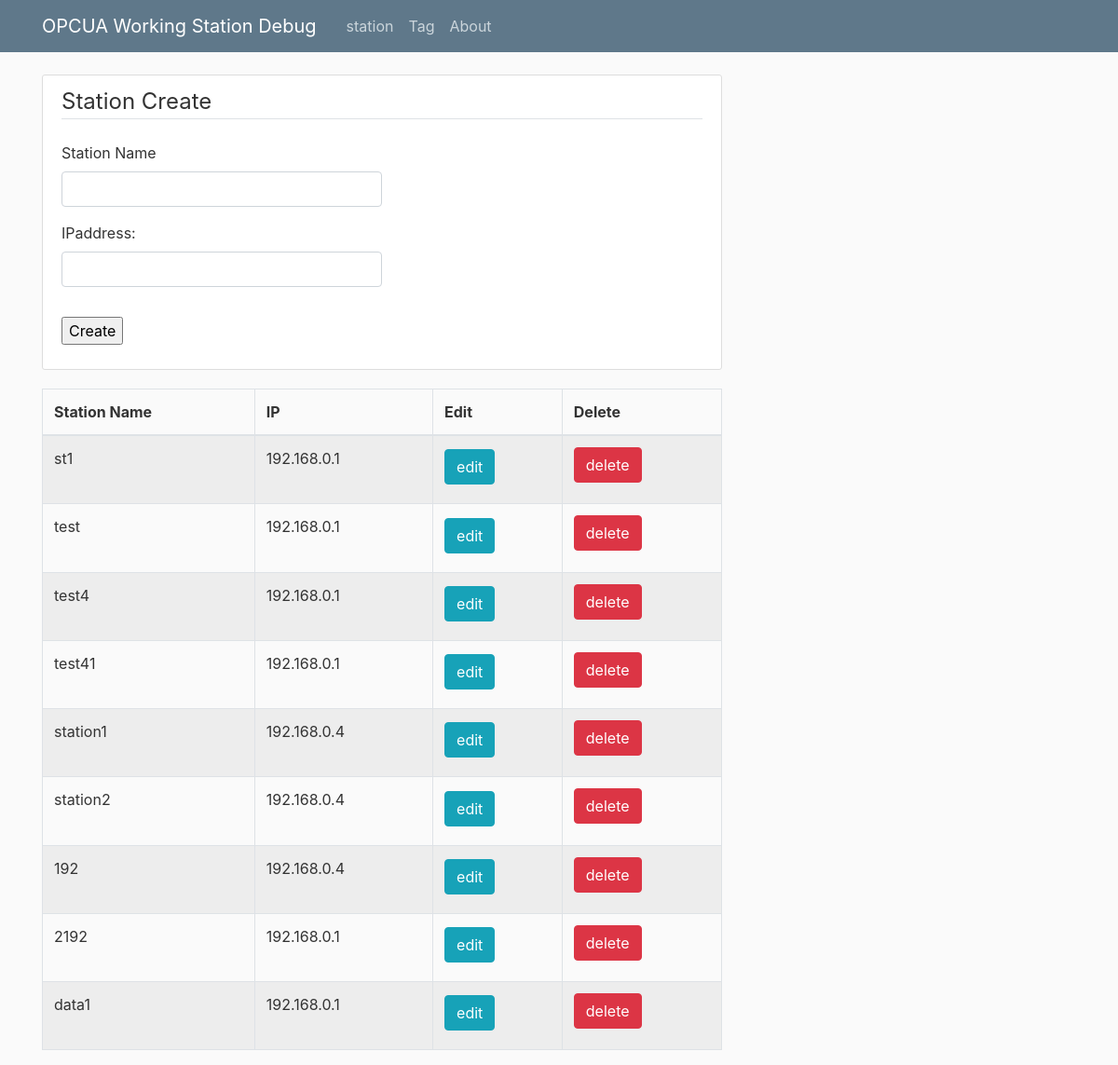
/formtest, run on an earlier commit of the app's database.
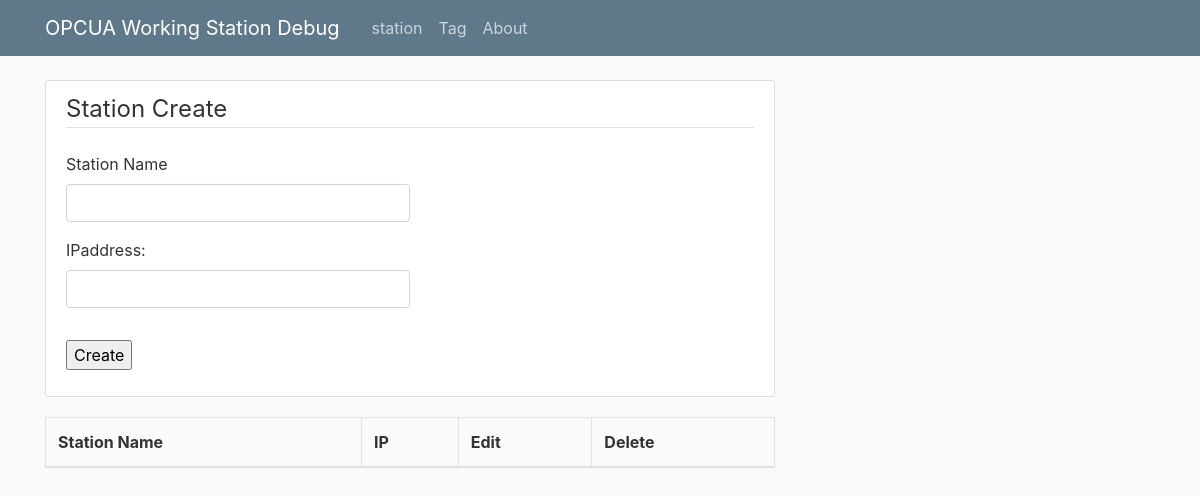
And on a later commit of the database.
### mana/models.py (models this page shows)
class Station(db.Model):
	id=db.Column(db.Integer,primary_key=True)
	name=db.Column(db.String(15),unique=True,nullable=False)
	ip=db.Column(db.String(15))

### mana/route.py (the view, shortened to what this page needs)
@app.route("/formtest", methods=['GET','POST'])
def formtest():
    dform=delForm()
    form=StationSetUpForm()
    stations=Station.query.all()
    return render_template("formtest.html",form=form,title='Station',stations=stations,dform=dform)

### mana/forms.py
class delForm(FlaskForm):
	hidden_del=StringField('hiddenArea',[DataRequired()])
	submit=SubmitField('delete')

class StationSetUpForm(FlaskForm):
    name=StringField('Station Name',validators=[DataRequired(),Length(min=2,max=20)])
    IP_1 = StringField('IPaddress:',validators=[DataRequired(),Length(min=7,max=20)])
    submit=SubmitField('Create')

### mana/templates/formtest.html (shortened to what this page needs)
{% extends "layout.html" %}
{% block content%}
<div class="content-section">
    <form method="POST" action="">
    <fieldset class="form-group">
        <legend class="border-bottom mb-4">Station Create</legend>
                <div class="form-group">
                    {{ form.name.label(class="form-control-label")}}
                        {% if form.name.errors%}
                            {{ form.name (class="form-control col-sm-6 is-invalid")}}
                            <span class="invalid-feedback">station is incorrect</span>
                        {% else%}
                            {{ form.name (class="form-control col-sm-6")}}
                        {% endif %}
                </div>
                <div class="form-group">
                    {{ form.IP_1.label(class="form-control-label")}}
                        {% if form.IP_1.errors%}
                            {{ form.IP_1 (class="form-control col-sm-6 is-invalid")}}
                            <span class="invalid-feedback">IP is incorrect</span>
                        {% else%}
                            {{ form.IP_1 (class="form-control col-sm-6")}}
                        {% endif %}
                </div>
    </fieldset>
        <div class="form-group">
            {{ form.submit}}
        </div>
</form>
</div>
<table class="table table-striped table-bordered">
    <thead>
        <tr>
            <th>Station Name</th>
            <th>IP</th>
            <th>Edit</th>
            <th>Delete</th>
        </tr>
    </thead>
    <tbody>
        {% for station in stations%}
        <tr>
            <td>{{station.name}}</td>
            <td>{{station.ip}}</td>
            <td>
                <form method="POST" action="">
                    <h2>
                        <a href="{{url_for('stationEdit',station_id=station.id)}}" class="btn btn-info">edit</a>
                    </h2>
                </form>
            </td>
            <td>
                <form method="POST" action="">
                    {{ dform.submit (class="btn btn-danger")}}
                </form>
            </td>
        </tr>
        {% endfor%}
    </tbody>
</table>
{% endblock content%}

What changed in the data, as far as the page shows it:
removed Station: name "st1", ip "192.168.0.1"
removed Station: name "test", ip "192.168.0.1"
removed Station: name "test4", ip "192.168.0.1"
removed Station: name "test41", ip "192.168.0.1"
removed Station: name "station1", ip "192.168.0.4"
removed Station: name "station2", ip "192.168.0.4"
removed Station: name "192", ip "192.168.0.4"
removed Station: name "2192", ip "192.168.0.1"
removed Station: name "data1", ip "192.168.0.1"
